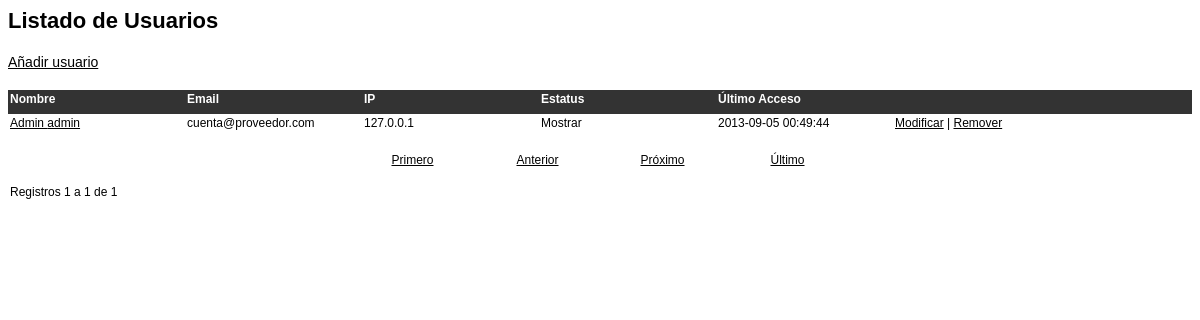
The page /lp-admin/_user-list.php on the database its author committed.
### tables this page shows
CREATE TABLE `users` (
  `user_id` int(11) NOT NULL AUTO_INCREMENT,
  `user_firstname` varchar(50) NOT NULL,
  `user_lastname` varchar(50) NOT NULL,
  `user_password` varchar(20) NOT NULL,
  `user_first_login` datetime NOT NULL,
  `user_last_login` timestamp NOT NULL DEFAULT CURRENT_TIMESTAMP,
  `user_ip_address` varchar(20) NOT NULL,
  `user_email` varchar(250) NOT NULL,
  `user_status` tinyint(1) NOT NULL,
  PRIMARY KEY (`user_id`)
);

### lp-admin/_user-list.php (the view, shortened to what this page needs)
<?php require_once('../Connections/cn.php'); ?>
<?php
$currentPage = $_SERVER["PHP_SELF"];
$maxRows_rsUsers = 10;
$pageNum_rsUsers = 0;
$startRow_rsUsers = $pageNum_rsUsers * $maxRows_rsUsers;
$query_rsUsers = "SELECT * FROM users ORDER BY user_firstname ASC";
$query_limit_rsUsers = sprintf("%s LIMIT %d, %d", $query_rsUsers, $startRow_rsUsers, $maxRows_rsUsers);
$rsUsers = mysql_query($query_limit_rsUsers, $cn) or die(mysql_error());
$row_rsUsers = mysql_fetch_assoc($rsUsers);
if (isset($_GET['totalRows_rsUsers'])) {
  $totalRows_rsUsers = $_GET['totalRows_rsUsers'];
} else {
  $all_rsUsers = mysql_query($query_rsUsers);
  $totalRows_rsUsers = mysql_num_rows($all_rsUsers);
}
$totalPages_rsUsers = ceil($totalRows_rsUsers/$maxRows_rsUsers)-1;
$queryString_rsUsers = "";
$queryString_rsUsers = sprintf("&totalRows_rsUsers=%d%s", $totalRows_rsUsers, $queryString_rsUsers);
?>
<link rel="stylesheet" type="text/css" href="css/cart-style.css">
<h2>Listado de Usuarios</h2>
<div class="action-link">
<a href="user-add.php" class="action-link">
A&ntilde;adir usuario</a> </div>
<div class="row list-text-title">
	<div class="col2">Nombre</div>
	<div class="col2">Email</div>
	<div class="col2">IP</div>
	<div class="col2">Estatus</div>
	<div class="col2">&Uacute;ltimo Acceso </div>
</div>
<?php $count = 1; ?>
<?php do { ?>
<?php
if ($row_rsUsers['user_status'] == 1) {
	$var_status = "Mostrar";
} else {
	$var_status = "Ocultar";
}
?>
	<div class="row <?php if ($count > 1) { echo('oddcolor'); $count=0; } else { echo('evencolor'); } ?>">
		<div class="col2"><a href="user-view.php?recordID=<?php echo $row_rsUsers['user_id']; ?>"><?php echo $row_rsUsers['user_firstname']; ?> <?php echo $row_rsUsers['user_lastname']; ?></a></div>
		<div class="col2"><?php echo $row_rsUsers['user_email']; ?></div>
		<div class="col2"><?php echo $row_rsUsers['user_ip_address']; ?></div>
		<div class="col2"><?php echo $var_status; ?></div>
		<div class="col2"><?php echo $row_rsUsers['user_last_login']; ?></div>
		<div class="col2">
		<a href="user-edit.php?recordID=<?php echo $row_rsUsers['user_id']; ?>">Modificar</a> | <a href="user-delete.php?recordID=<?php echo $row_rsUsers['user_id']; ?>">Remover</a></div>
	</div>
	<?php $count++; ?>
	<?php } while ($row_rsUsers = mysql_fetch_assoc($rsUsers)); ?>
<div class="nav">
	<div class="col3 center"><a href="<?php printf("%s?pageNum_rsUsers=%d%s", $currentPage, 0, $queryString_rsUsers); ?>">Primero</a></div>
<div class="col3 center"><a href="<?php printf("%s?pageNum_rsUsers=%d%s", $currentPage, max(0, $pageNum_rsUsers - 1), $queryString_rsUsers); ?>">Anterior</a></div>
	<div class="col3 center"><a href="<?php printf("%s?pageNum_rsUsers=%d%s", $currentPage, min($totalPages_rsUsers, $pageNum_rsUsers + 1), $queryString_rsUsers); ?>">Pr&oacute;ximo</a></div>
<div class="col3 center"><a href="<?php printf("%s?pageNum_rsUsers=%d%s", $currentPage, $totalPages_rsUsers, $queryString_rsUsers); ?>">&Uacute;ltimo</a></div>
</div>
<div class="row">
Registros <?php echo ($startRow_rsUsers + 1) ?> a <?php echo min($startRow_rsUsers + $maxRows_rsUsers, $totalRows_rsUsers) ?> de <?php echo $totalRows_rsUsers ?>
</div>

### lp-admin/css/cart-style.css (style rules this page uses)
* { font-family: Arial, Helvetica, sans-serif; font-size: 12px; }
a { color: #000; text-decoration: underline; }
.evencolor { background-color: #fff; }
.row { padding: 2px; min-height: 20px; margin: auto; display: block; clear: both; position: relative; }
.action-link { margin: 20px 0; font-size: 14px; }
.list-text-title { font-weight: bold; background-color: #333; color: #fff; }
.col2 { width: 15%; float: left; }
.col3 { width: 25%; float: left; }
.nav { max-width: 500px; margin: 15px auto; display: block; font-size: 11px; height: 15px; }
h2 { font-size: 22px; display: block; }
.center { text-align: center; }

### rows shown on the page
users: user_firstname "Admin", user_lastname "admin", user_email "cuenta@proveedor.com", user_ip_address "127.0.0.1", user_status "Mostrar", user_last_login "2013-09-05 00:49:44"

### other values the page prints
$startRow_rsUsers + 1 "1"
min($startRow_rsUsers + $maxRows_rsUsers, $totalRows_rsUsers) "1"
$totalRows_rsUsers "1"
